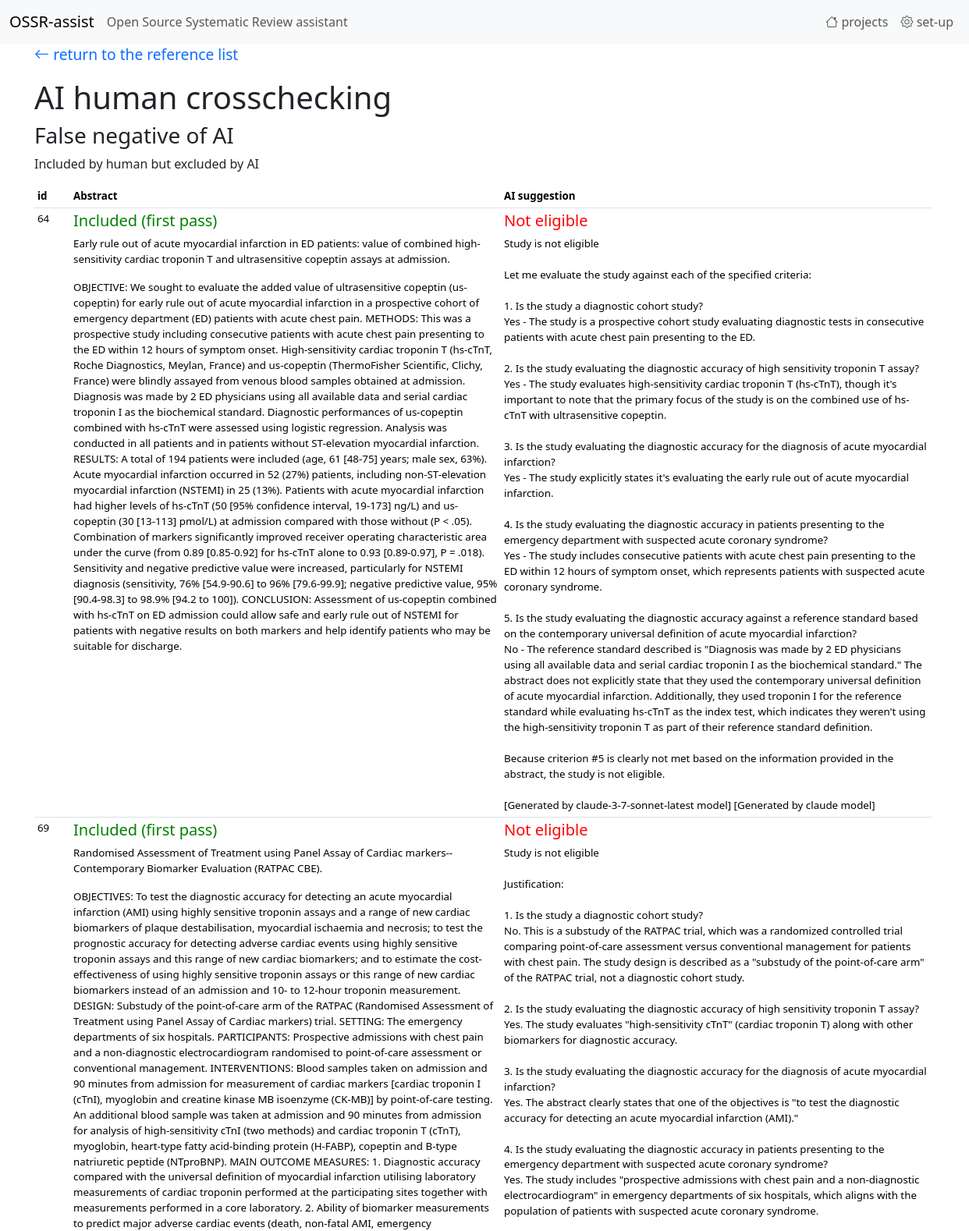
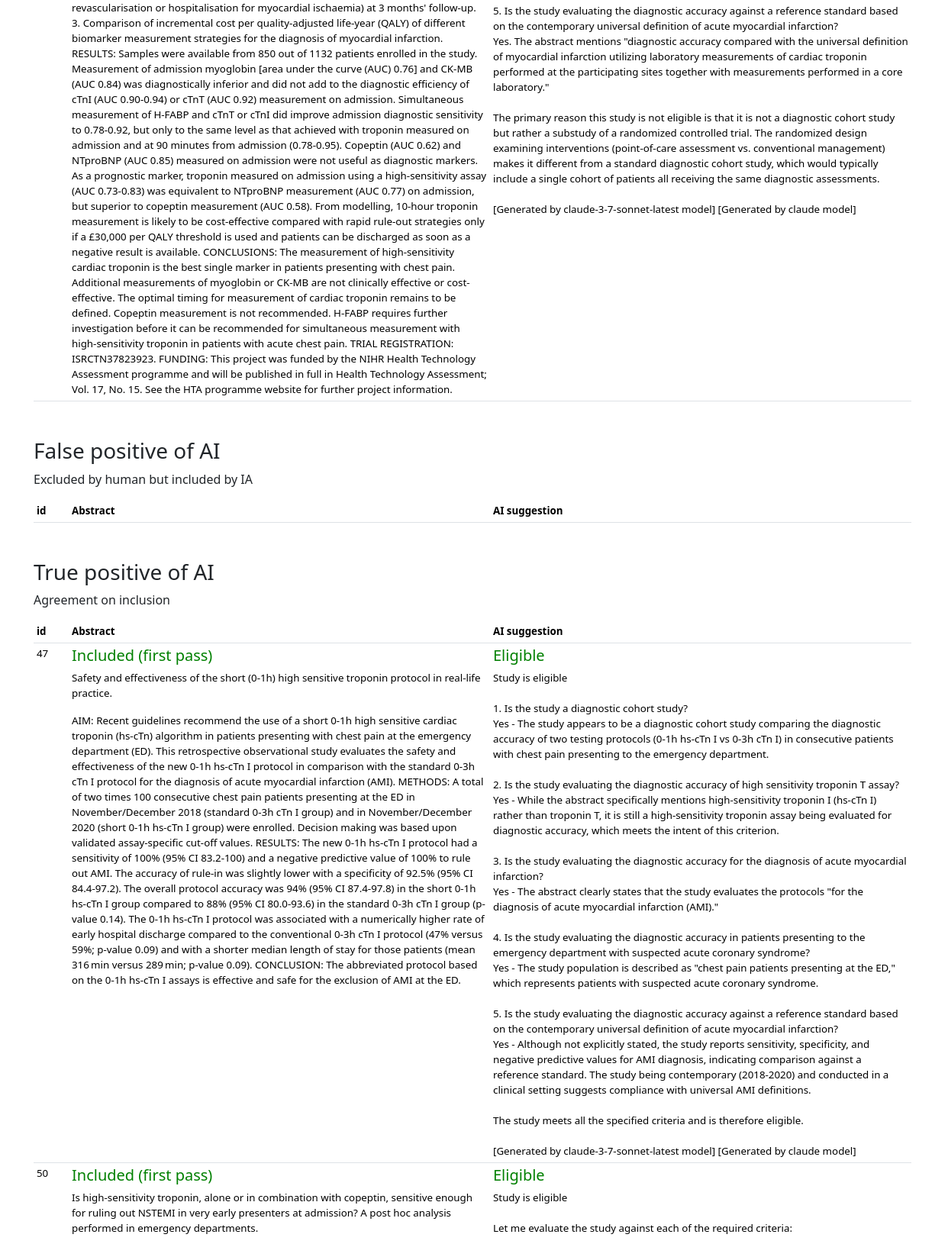
Page /records/AI_doublecheck_results/9 (upper part) on the committed database (2 pictures, top to bottom).
### tables this page shows
CREATE TABLE "records"
(
    id                  integer
        constraint records_pk
            primary key,
    project             integer,
    pmid                integer,
    DOI                 TEXT,
    source              TEXT,
    abstract            TEXT,
    AI_decision         integer default 0,
    AI_answer           TEXT,
    url                 TEXT,
    registration_number TEXT,
    acronym             TEXT,
    author1             TEXT,
    title               TEXT,
    selection           integer default 0,
    exclusion_reason    integer default 0,
    database            integer default 0
, selection2 integer default 0);

### app.py (the view)
@app.route('/records/AI_doublecheck_results/<int:project_id>')
def endpoint_records_AI_doublecheck_results(project_id):
    return records_AI_screening_doublecheck(project_id)

### utils.py (called while the page is built)
def get_db_connection():
    conn = sqlite3.connect(DB_PATH)
    conn.row_factory = sqlite3.Row
    return conn

def sql_select_fetchall(sql, parameters):
    with get_db_connection() as con:
        cur = con.cursor()
        res = cur.execute(sql, parameters)
        rows = res.fetchall()
        columns = [column[0] for column in cur.description]
        result = [dict(zip(columns, row)) for row in rows]
        cur.close()
    return result

### templates/AI_doublecheck.html (shortened to what this page needs)
{% extends 'base.html' %}
{%  block content %}
<p>
    <a href="/records/list/{{ project_id }}" class="return_arrow">
    <i class="bi bi-arrow-left"></i> return to the reference list
    </a>
</p>
{%  macro display_table(rows) %}
    <table class="table table-condensed table-hover table-sm mb-5" style="font-size: smaller;">
        <tr>
            <th>id</th>
            <th style="width: 48%;">Abstract</th>
            <th style="width: 48%;">AI suggestion</th>
        </tr>
        {% for row in rows %}
            <tr>
            <td>{{ row['id'] }}</td>
           <td>
                {{ row['selection'] | safe }}
                {{ row['abstract'] | safe }}
            </td>
            <td>
                {{ row['AI_decision'] | safe }}
                {{ row['AI_answer'] | safe }}
            </td>
            </tr>
        {% endfor %}
    </table>
{%  endmacro %}
<h1>AI human crosschecking </h1>
    <h3 class="mt-6">False negative of AI</h3>
    <p>Included by human but excluded by AI</p>
    {{ display_table(table1) }}
    <h3 class="mt-6">False positive of AI</h3>
    <p>Excluded by human but included by IA</p>
    {{ display_table(table2) }}
    <h3 class="mt-6">True positive of AI</h3>
    <p>Agreement on inclusion </p>
    {{ display_table(table3) }}
{%  endblock %}

### static/ccs1.css (style rules this page uses)
a { text-decoration: none; }
.return_arrow { font-size: 1.2em; text-decoration: none; }

### rows in the picture
records: id "64", selection "Included (first pass)", abstract "Early rule out of acute myocardial infarction in ED patients: value of combined high-sensitivity cardiac troponin T and ultrasensitive copeptin assays at admission. OBJECTIVE: We sought to evaluate the added value of ultrasensitive copeptin (us-copeptin) for early rule out of acute myocardial infarction in a prospective cohort of emergency department (ED) patients with acute chest pain. METHODS: This was a prospective study including consecutive patients with acute chest pain presenting to the ED within 12 hours of symptom onset. High-sensitivity cardiac troponin T (hs-cTnT, Roche Diagnostics, Meylan, France) and us-copeptin (ThermoFisher Scientific, Clichy, France) were blindly assayed…", AI_decision "Not eligible", AI_answer "Study is not eligible Let me evaluate the study against each of the specified criteria: 1. Is the study a diagnostic cohort study? Yes - The study is a prospective cohort study evaluating diagnostic tests in consecutive patients with acute chest pain presenting to the ED. 2. Is the study evaluating the diagnostic accuracy of high sensitivity troponin T assay? Yes - The study evaluates high-sensitivity cardiac troponin T (hs-cTnT), though it's important to note that the primary focus of the study is on the combined use of hs-cTnT with ultrasensitive copeptin. 3. Is the study evaluating the diagnostic accuracy for the diagnosis of acute myocardial infarction? Yes - The study explicitly states…"
records: id "69", selection "Included (first pass)", abstract "Randomised Assessment of Treatment using Panel Assay of Cardiac markers--Contemporary Biomarker Evaluation (RATPAC CBE). OBJECTIVES: To test the diagnostic accuracy for detecting an acute myocardial infarction (AMI) using highly sensitive troponin assays and a range of new cardiac biomarkers of plaque destabilisation, myocardial ischaemia and necrosis; to test the prognostic accuracy for detecting adverse cardiac events using highly sensitive troponin assays and this range of new cardiac biomarkers; and to estimate the cost-effectiveness of using highly sensitive troponin assays or this range of new cardiac biomarkers instead of an admission and 10- to 12-hour troponin measurement. DESIGN:…", AI_decision "Not eligible", AI_answer "Study is not eligible Justification: 1. Is the study a diagnostic cohort study? No. This is a substudy of the RATPAC trial, which was a randomized controlled trial comparing point-of-care assessment versus conventional management for patients with chest pain. The study design is described as a \"substudy of the point-of-care arm\" of the RATPAC trial, not a diagnostic cohort study. 2. Is the study evaluating the diagnostic accuracy of high sensitivity troponin T assay? Yes. The study evaluates \"high-sensitivity cTnT\" (cardiac troponin T) along with other biomarkers for diagnostic accuracy. 3. Is the study evaluating the diagnostic accuracy for the diagnosis of acute myocardial infarction?…"
records: id "47", selection "Included (first pass)", abstract "Safety and effectiveness of the short (0-1h) high sensitive troponin protocol in real-life practice. AIM: Recent guidelines recommend the use of a short 0-1h high sensitive cardiac troponin (hs-cTn) algorithm in patients presenting with chest pain at the emergency department (ED). This retrospective observational study evaluates the safety and effectiveness of the new 0-1h hs-cTn I protocol in comparison with the standard 0-3h cTn I protocol for the diagnosis of acute myocardial infarction (AMI). METHODS: A total of two times 100 consecutive chest pain patients presenting at the ED in November/December 2018 (standard 0-3h cTn I group) and in November/December 2020 (short 0-1h hs-cTn I…", AI_decision "Eligible", AI_answer "Study is eligible 1. Is the study a diagnostic cohort study? Yes - The study appears to be a diagnostic cohort study comparing the diagnostic accuracy of two testing protocols (0-1h hs-cTn I vs 0-3h cTn I) in consecutive patients with chest pain presenting to the emergency department. 2. Is the study evaluating the diagnostic accuracy of high sensitivity troponin T assay? Yes - While the abstract specifically mentions high-sensitivity troponin I (hs-cTn I) rather than troponin T, it is still a high-sensitivity troponin assay being evaluated for diagnostic accuracy, which meets the intent of this criterion. 3. Is the study evaluating the diagnostic accuracy for the diagnosis of acute…"
records: id "50", selection "Included (first pass)", abstract "Is high-sensitivity troponin, alone or in combination with copeptin, sensitive enough for ruling out NSTEMI in very early presenters at admission? A post hoc analysis performed in emergency departments.", AI_decision "Eligible", AI_answer "Study is eligible Let me evaluate the study against each of the required criteria:"
